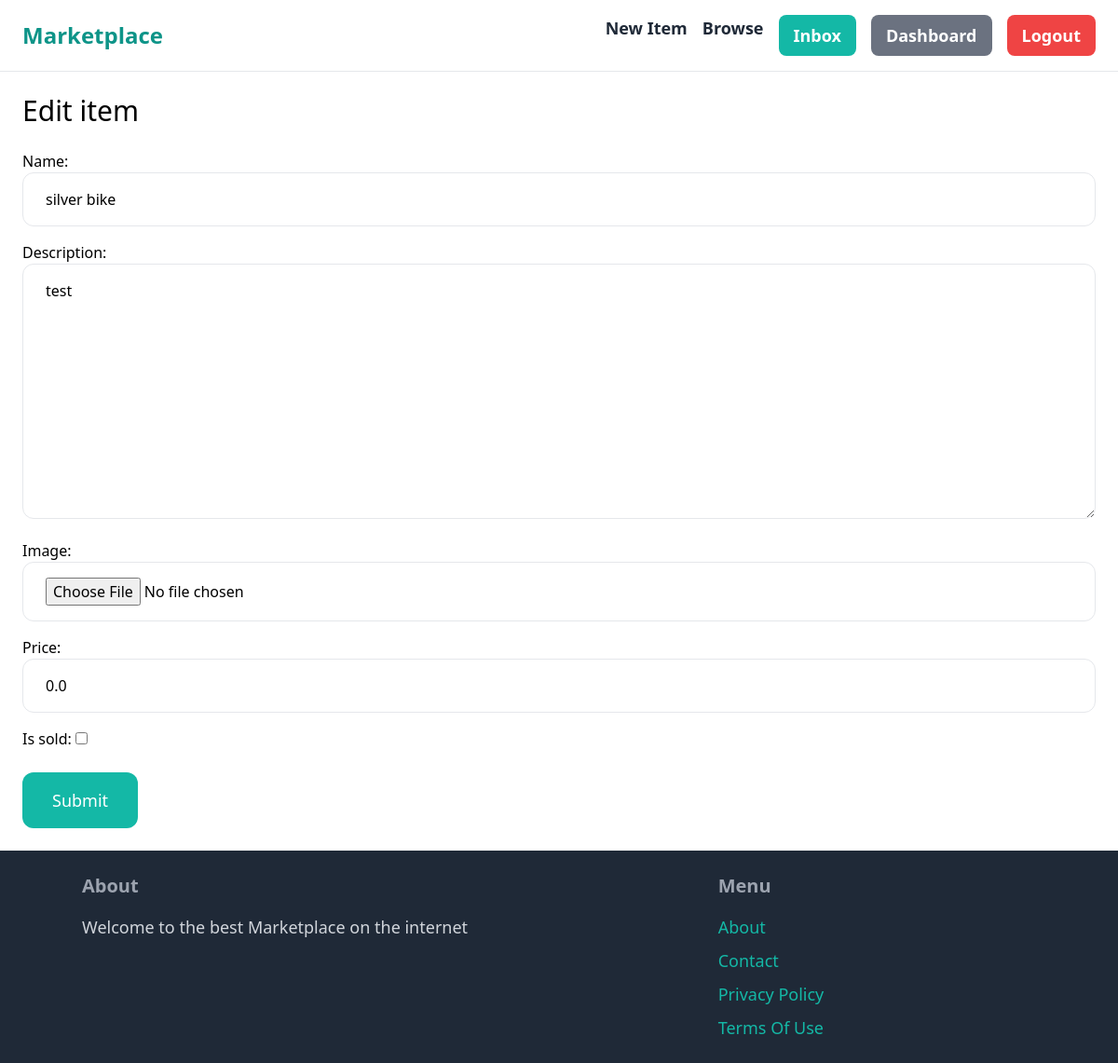
The page /items/1/edit/ (signed in) on the database its author committed.
### item/models.py (models this page shows, shortened)
class Item(models.Model):
    name = models.CharField(max_length=255)
    description = models.TextField()
    price = models.FloatField(default=0.00)  # Ensure a default value is set
    image = models.ImageField(upload_to='items/')
    is_sold = models.BooleanField(default=False)
    created_at = models.DateTimeField(default=timezone.now)
    category = models.ForeignKey(Category, related_name='items', on_delete=models.CASCADE)
    created_by = models.ForeignKey(settings.AUTH_USER_MODEL, related_name='items', on_delete=models.CASCADE)
    available_dates = models.TextField(blank=True, null=True)
    daily_price = models.FloatField(default=0.00)

### item/views.py (the view)
# urls.py: path('<int:pk>/edit/', views.edit, name='edit'),
@login_required
def edit(request, pk):
    item = get_object_or_404(Item, pk=pk, created_by=request.user)
    if request.method == 'POST':
        form = EditItemForm(request.POST, request.FILES, instance=item)
        if form.is_valid():
            form.save()
            return redirect('item:detail', pk=item.id)
    else:
        form = EditItemForm(instance=item)
    return render(request, 'item/form.html',{
        'form' :form,
        'title': 'Edit item'
    })

### item/forms.py
class EditItemForm(forms.ModelForm):
    class Meta:
        model = Item
        fields = ['name', 'description',  'image',  'price','is_sold' ]
        widgets = {
            'name': forms.TextInput(attrs={
                'class': INPUT_CLASSES
            }),
            'description': forms.Textarea(attrs={
                'class': INPUT_CLASSES
            }),
            'price': forms.TextInput(attrs={
                'class': INPUT_CLASSES
            }),
            'image': forms.FileInput(attrs={
                'class': INPUT_CLASSES
            }),
        }

### item/templates/item/form.html (shortened to what this page needs)
{% extends 'core/base.html' %}
{% block content %}
<h1 class="mb-6 text-3xl">{{ title }}</h1>
<form method="post" action="." enctype="multipart/form-data">
  <div class="space-y-4">
    {{ form.as_p }}
  </div>
        <button class="mt-6 py-4 px-8 text-lg text-white bg-teal-500 hover:bg-teal-700 rounded-xl">Submit</button>
</form>
{% endblock %}

### rows shown on the page
Item: name "silver bike", description "test", price "0.0"

### other values the page prints
{{ title }} "Edit item"
